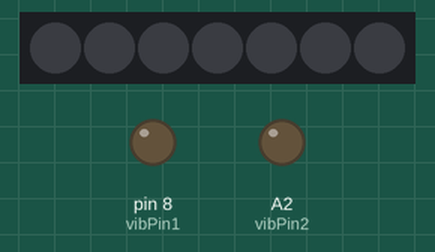
This sketch was run on a simulated Arduino Uno, built with avr-gcc and run on an emulated ATmega328P. Parts: 7 RGB LEDs in strip order, left to right, output pins drawn as LEDs (lit = HIGH).

Above: at 0.6 s.
At 6.1 s:
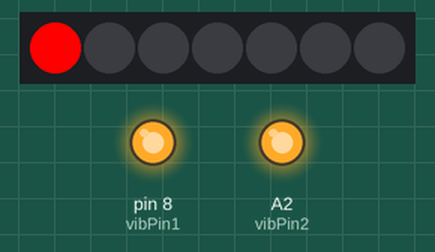
At 10.2 s:
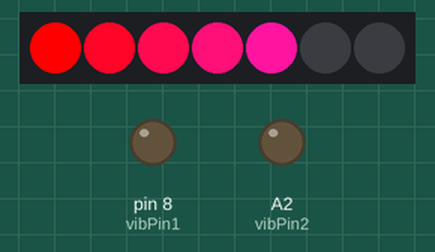
At 10.7 s:
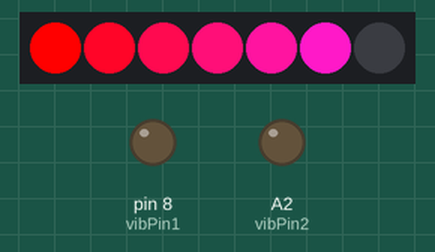
At 11.2 s:
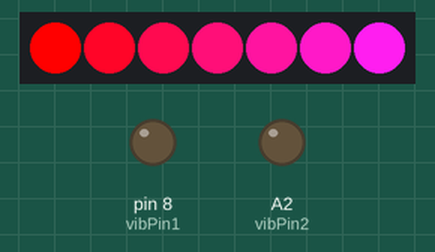
At 13.04 s:
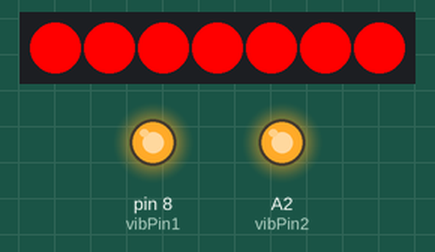
Timing chart, 0 to 39.9 s (numbered marks = the images above):
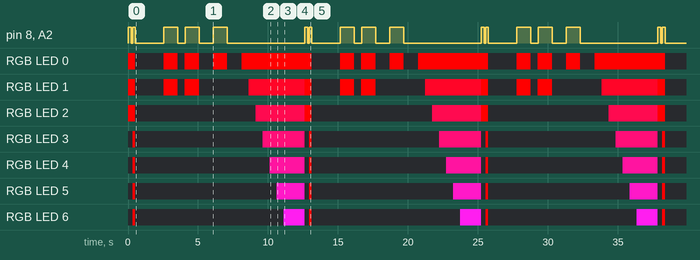

The sketch:

Vibration_Og_LED_Metoder.ino
```cpp
#include <FastLED.h>
#define NUM_LEDS 7
#define DATA_PIN 6

int vibPin1 = 8;
int vibPin2 = A2;

CRGB leds[NUM_LEDS];

void setup() {
  // put your setup code here, to run once:
  FastLED.addLeds<NEOPIXEL, DATA_PIN>(leds, NUM_LEDS);
  pinMode(vibPin1, OUTPUT);
  pinMode(vibPin2, OUTPUT);
}

void loop() {
  // put your main code here, to run repeatedly:
  heartBeat();
  delay(1000);
  left();
  delay(1000);
  right();
  delay(1000);
  friendLED();
  delay(1000);
}

void heartBeat() {
    // leds[0] = CRGB::Red;
    turnLEDOn(3, 255, 0, 0);
    FastLED.show();
    delay(10);
    vibrateHigh(vibPin1, vibPin2);
    delay(200);
    // leds[0] = CRGB(0,0,0);
    FastLED.show();
    delay(10);
    vibrateLow(vibPin1, vibPin2);
    delay(100);
    // leds[0] = CRGB::Red;
    turnLEDOn(7, 255, 0, 0);
    FastLED.show();
    delay(10);
    vibrateHigh(vibPin1, vibPin2);
    delay(200);
    // leds[0] = CRGB(0,0,0);
    turnLEDOn(7, 0, 0, 0);
    FastLED.show();
    vibrateLow(vibPin1, vibPin2);
    delay(1000);
    delay(10);
  }

void right() {
    vibrateHigh(vibPin1, vibPin2);
    // leds[0] = CRGB::Red;
    for(int i = 0; i < 1; i++) {
        leds[i] = CRGB::Red;
      }
    FastLED.show();
    delay(10);
    delay(1000);
    vibrateLow(vibPin1, vibPin2);
    for(int i = 0; i < 1; i++) {
        leds[i] = CRGB::Black;
      }
    FastLED.show();
    delay(10);
  }

void left() {
    // leds[0] = CRGB::Red;
    turnLEDOn(2, 255, 0, 0);
    FastLED.show();
    delay(10);
    vibrateHigh(vibPin1, vibPin2);
    delay(1000);
    // leds[0] = CRGB::Black;
    turnLEDOn(2, 0, 0, 0);
    FastLED.show();
    delay(10);
    vibrateLow(vibPin1, vibPin2);
    delay(500);
    // leds[0] = CRGB::Red;
    turnLEDOn(2, 255, 0, 0);
    FastLED.show();
    delay(10);
    vibrateHigh(vibPin1, vibPin2);
    delay(1000);
    // leds[0] = CRGB::Black;
    turnLEDOn(2, 0, 0, 0);
    FastLED.show();
    delay(10);
    vibrateLow(vibPin1, vibPin2);
  }

void behind() {
    int delayTime = /*getDistance*/ 1 * 100;
    leds[0] = CRGB::Red;
    FastLED.show();
    delay(10);
    vibrateHigh(vibPin1, vibPin2);
    delay(delayTime);
    leds[0] = CRGB::Black;
    FastLED.show();
    delay(10);
    vibrateLow(vibPin1, vibPin2);
    delay(delayTime);
  }


void friendLED() {
    leds[0] = CRGB(255, 0, 0);
    FastLED.show();
    delay(500);
    leds[1] = CRGB(255, 5, 40);
    FastLED.show();
    delay(500);
    leds[2] = CRGB(255, 10, 80);
    FastLED.show();
    delay(500);
    leds[3] = CRGB(255, 15, 120);
    FastLED.show();
    delay(500);
    leds[4] = CRGB(255, 20, 160);
    FastLED.show();
    delay(500);
    leds[5] = CRGB(255, 25, 200);
    FastLED.show();
    delay(500);
    leds[6] = CRGB(255, 30, 240);
    FastLED.show();
    delay(500);
    turnLEDOn(7, 0, 0, 0);
  }

void turnLEDOn(int numOfLED, int r, int g, int b) {
    for(int i = 0; i < numOfLED; i++) {
        leds[i] = CRGB(r, g, b);
      }

}
void LEDSlow(int delayTime, int numOfLED, int r, int g, int b) {
    for(int i = 0; i < numOfLED; i++) {
        leds[i] = CRGB(r, g, b);
        delay(delayTime);
      }
  }


void vibrateHigh(int vib1, int vib2) {
    digitalWrite(vib1, HIGH);
    digitalWrite(vib2, HIGH);
  }

void vibrateLow(int vib1, int vib2) {
    digitalWrite(vib1, LOW);
    digitalWrite(vib2, LOW);
  }
```

Measured:
- by itself, RGB LED 0: repeats every 12.6 s: off 2.0 s, RGB(255, 0, 0) 1.0 s, off 0.51 s, 2 × (RGB(255, 0, 0) 1.0 s, off 1.0 s), RGB(255, 0, 0) 5.0 s
- by itself, RGB LED 2: repeats every 12.6 s: off 8.6 s, RGB(255, 10, 80) 3.5 s, RGB(255, 0, 0) 0.53 s
- by itself, RGB LED 3: repeats every 12.6 s: off 9.1 s, RGB(255, 15, 120) 3.0 s, off 0.33 s, RGB(255, 0, 0) 0.20 s
- by itself, RGB LED 4: repeats every 12.6 s: off 9.6 s, RGB(255, 20, 160) 2.5 s, off 0.33 s, RGB(255, 0, 0) 0.20 s
- by itself, RGB LED 5: repeats every 12.6 s: off 10.1 s, RGB(255, 25, 200) 2.0 s, off 0.33 s, RGB(255, 0, 0) 0.20 s
- by itself, RGB LED 6: repeats every 12.6 s: off 10.6 s, RGB(255, 30, 240) 1.5 s, off 0.33 s, RGB(255, 0, 0) 0.20 s
- by itself, RGB LED 1: repeats every 12.6 s: off 2.0 s, RGB(255, 0, 0) 1.0 s, off 0.51 s, RGB(255, 0, 0) 1.0 s, off 3.5 s, RGB(255, 5, 40) 4.0 s, RGB(255, 0, 0) 0.53 s
- by itself, pin 8 (vibPin1), A2 (vibPin2): repeats every 12.6 s: LOW 0.11 s, HIGH 0.20 s, LOW 2.0 s, HIGH 1.0 s, LOW 0.51 s, HIGH 1.0 s, LOW 1.0 s, HIGH 1.0 s, LOW 5.5 s, HIGH 0.21 s
